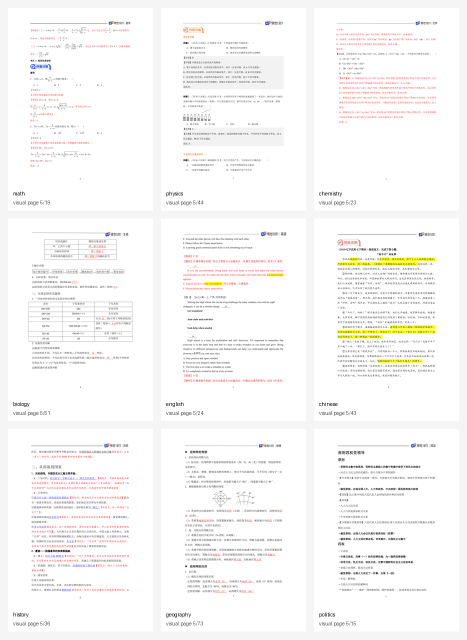
#> input picture report_assets/baseline_split/visual_examples_contact_sheet.png, 934 x 1279 px (shown at 1/2 size)
$ python -i assetize_question_images.py   (imports and definitions only)
#> lines starting #> are read from the running program, lines starting #| are printed output that depends on the picture
#> further down, picture is the input picture: PIL image 934x1279 RGB; mean R, G, B 249.2, 248.2, 247.3
from __future__ import annotations

import argparse
import hashlib
import html
import json
import os
import re
import shutil
from datetime import datetime
from pathlib import Path
from typing import Any

from PIL import Image, ImageFilter, ImageStat

from compose_legacy_stem_md import compose_legacy_stem_md
from question_visual_structure_contract import SCHEMA_VERSION, normalize_review_flags
from source_refs_json_merge import merge_source_refs_json

WORKSPACE_ROOT = Path(__file__).resolve().parent.parent
HTML_ASSETS_CACHE = WORKSPACE_ROOT / "runtime" / "html_assets_cache"
# Source container images are evidence only. Formal image assets must come from
# staged_visual_assets so the runtime doesn't confuse whole long crops with
# semantic in-question figures.
IMAGE_FIELDS = (
    ("question_image", "evidence_only", "question_source"),
    ("stem_image", "evidence_only", "stem_source"),
    ("analysis_image", "evidence_only", "analysis_source"),
)

EVIDENCE_ROLE_PRIORITY = {
    "question_source": 3,
    "stem_source": 2,
    "analysis_source": 1,
}

VISUAL_INSERT_FIGURE_REF_RE = re.compile(
    r"(?:如图\s*(?:\d{1,2}|[一二三四五六七八九十]+|备用图)?|图\s*(?:\d{1,2}|[一二三四五六七八九十]+|备用图))[\s,，:：]*"
)
VISUAL_INSERT_SUBQUESTION_RE = re.compile(r"(?:（\d+）|\(\d+\)|[①②③④⑤⑥⑦⑧⑨⑩])")


# [4 lines left out: function safe_slug, not called in this run]


def read_json(path: Path) -> Any:
    return json.loads(path.read_text(encoding="utf-8"))


def write_json(path: Path, payload: Any) -> None:
    path.parent.mkdir(parents=True, exist_ok=True)
    path.write_text(json.dumps(payload, ensure_ascii=False, indent=2), encoding="utf-8")


# [91 lines left out: functions stage_html_assets, resolve_path, load_split_questions, flatten_visual_records, load_visual_results, pick_text and 2 more, not called in this run]


def image_extension(path: Path) -> str:
    suffix = path.suffix.lower()
    return suffix if suffix in {".png", ".jpg", ".jpeg", ".webp", ".gif"} else ".png"


# [184 lines left out: functions copy_asset, copy_bridge_fragment_asset, copy_bridge_fragment_assets, _pick_single_evidence_asset, _resolve_bbox_source, not called in this run]


def _is_formal_export_asset(asset: dict[str, Any]) -> bool:
    placement = str(asset.get("placement", asset.get("placement_scope", "")) or "").strip()
    return placement != "evidence_only"


# [199 lines left out: functions _preferred_source_roles, _backfill_formal_asset_source_refs, _is_suspicious_crop, _foreground_bounds, _band_dark_ratio, _audit_materialized_bbox and 2 more, not called in this run]


def _dense_projection_bands(values: list[float], *, threshold: float, min_len: int = 2, gap_merge: int = 2) -> list[tuple[int, int]]:
    bands: list[tuple[int, int]] = []
    start: int | None = None
    for idx, value in enumerate(values):
        if value >= threshold:
            if start is None:
                start = idx
        elif start is not None:
            if idx - start >= min_len:
                bands.append((start, idx - 1))
            start = None
    if start is not None and len(values) - start >= min_len:
        bands.append((start, len(values) - 1))

    if not bands:
        return []

    merged = [bands[0]]
    for start, end in bands[1:]:
        prev_start, prev_end = merged[-1]
        if start - prev_end - 1 <= gap_merge:
            merged[-1] = (prev_start, end)
        else:
            merged.append((start, end))
    return merged


def _clean_delivery_vertical_edges(image: Image.Image) -> tuple[Image.Image, dict[str, Any] | None]:
    if image.height < 80 or image.width < 80:
        return image, None

    gray = image.convert("L")
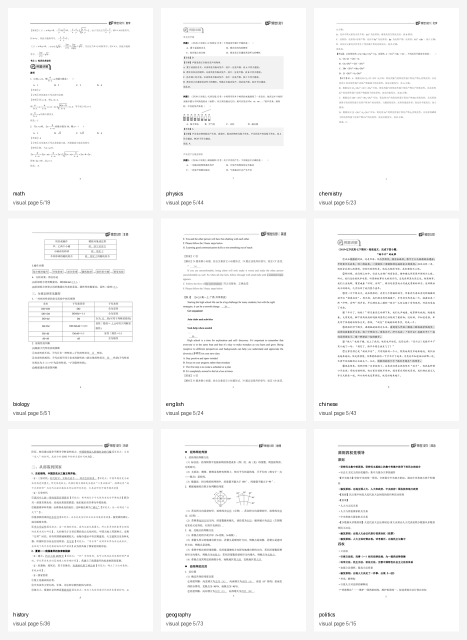
#> gray: PIL image 934x1279 L (shown at 1/2 size); min 0, max 255, mean 248.4
    threshold = 220
    row_ratios: list[float] = []
    for y in range(gray.height):
        dark = 0
        for x in range(gray.width):
            if gray.getpixel((x, y)) < threshold:
                dark += 1
        row_ratios.append(dark / max(gray.width, 1))

    bands = _dense_projection_bands(
        row_ratios,
        threshold=0.012,
        min_len=max(2, int(gray.height * 0.015)),
        gap_merge=max(2, int(gray.height * 0.01)),
    )
    if len(bands) < 2:
        return image, None

    pad = max(2, int(gray.height * 0.01))
#> pad = 12
    edge_band_max = max(10, int(gray.height * 0.08))
#> edge_band_max = 102
    gap_min = max(4, int(gray.height * 0.025))
#> gap_min = 31
    top_trim = 0
    bottom_trim = gray.height
#> bottom_trim = 1279

    first_start, first_end = bands[0]
#> first_start = 113; first_end = 138
    second_start, second_end = bands[1]
#> second_start = 476; second_end = 504
    first_len = first_end - first_start + 1
#> first_len = 26
    second_len = second_end - second_start + 1
#> second_len = 29
    first_gap = second_start - first_end - 1
#> first_gap = 337
    first_mean = sum(row_ratios[first_start:first_end + 1]) / max(first_len, 1)
#> first_mean = 0.057
    first_max = max(row_ratios[first_start:first_end + 1])
#> first_max = 0.177
    if (
        first_start <= 1
        and first_len <= edge_band_max
        and first_gap >= gap_min
        and second_len >= first_len * 2
        and first_mean >= 0.12
        and first_max >= 0.2
    ):
        top_trim = max(0, second_start - pad)

    last_start, last_end = bands[-1]
#> last_start = 1139; last_end = 1165
    prev_start, prev_end = bands[-2]
    last_len = last_end - last_start + 1
    prev_len = prev_end - prev_start + 1
    last_gap = last_start - prev_end - 1
    last_mean = sum(row_ratios[last_start:last_end + 1]) / max(last_len, 1)
    last_max = max(row_ratios[last_start:last_end + 1])
    if (
        last_end >= gray.height - 2
        and last_len <= edge_band_max
        and last_gap >= gap_min
        and prev_len >= last_len * 1.2
        and last_mean >= 0.1
        and last_max >= 0.18
    ):
        bottom_trim = min(gray.height, prev_end + 1 + pad)

    if top_trim <= 0 and bottom_trim >= gray.height:
        return image, None
    if bottom_trim - top_trim < int(gray.height * 0.55):
        return image, None

    cleaned = image.crop((0, top_trim, image.width, bottom_trim))
    return cleaned, {
        "crop_box": [0, top_trim, image.width, bottom_trim],
        "bands": bands,
        "mode": "vertical_edge_clean",
    }


# [1390 lines left out: functions _write_review_display_copy, _short_storage_key, _ensure_storage_key_fits, _env_int, _expand_asset_bbox_for_crop, _hamming_distance and 34 more, not called in this run]


def asset_url(asset: dict[str, Any]) -> str:
    return html.escape(str(asset.get("delivery_storage_key", asset.get("review_storage_key", asset["storage_key"]))))


# [78 lines left out: functions asset_meta_badges, asset_external_label_html, asset_audit_caption, asset_figure_html, not called in this run]


def render_text_block(text: str) -> str:
    body = render_md(text)
    return f"<div class='md'>{body}</div>" if body else ""


# [444 lines left out: functions _asset_render_size, _prefer_stacked_image_group, render_display_blocks_html, render_display_blocks_html_v2, write_html, write_html_clean and 1 more, not called in this run]


# [2 lines not run here, left out]

>>> from PIL import Image
>>> picture = Image.open('../report_assets/baseline_split/visual_examples_contact_sheet.png')
>>> result = _clean_delivery_vertical_edges(picture)

$ run again, on report_assets/baseline_split/01_math_visual_p05.png
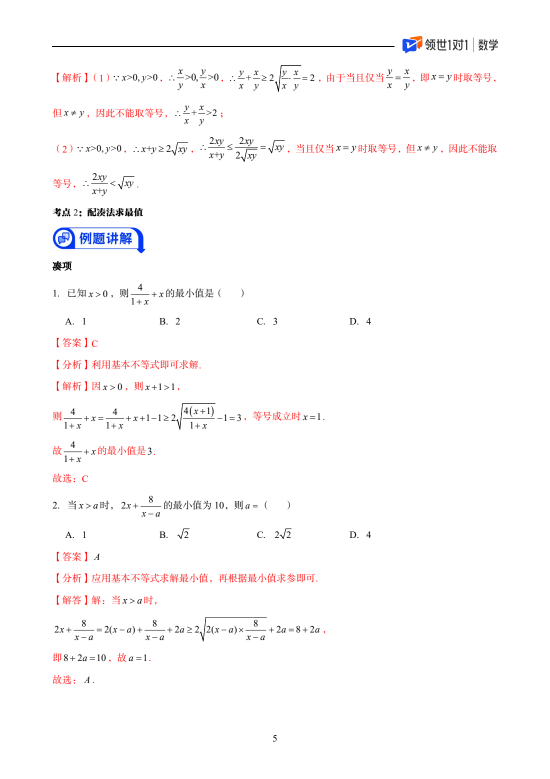
#> input picture report_assets/baseline_split/01_math_visual_p05.png, 1100 x 1558 px (shown at 1/2 size)
#> picture is the input picture: PIL image 1100x1558 RGB; mean R, G, B 252.4, 251.2, 251.6
#> in _clean_delivery_vertical_edges, `gray = image.convert("L")`:
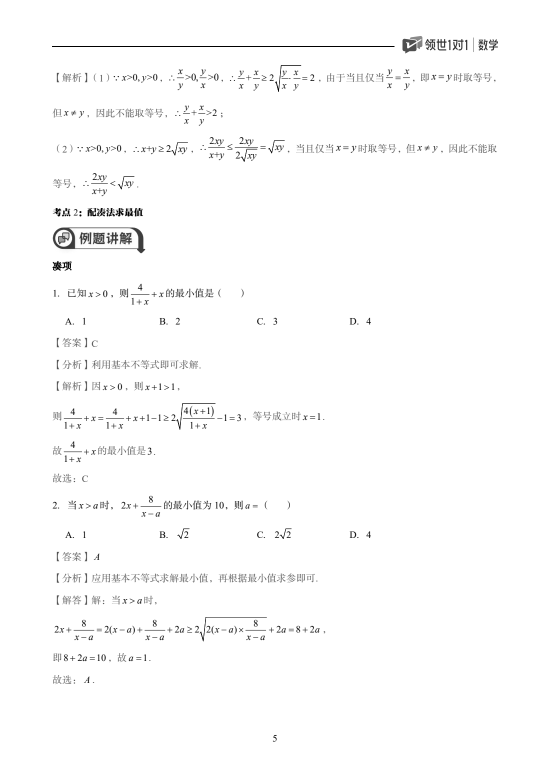
#> gray: PIL image 1100x1558 L (shown at 1/2 size); min 0, max 255, mean 251.6

$ run again, on report_assets/baseline_split/02_physics_header.png
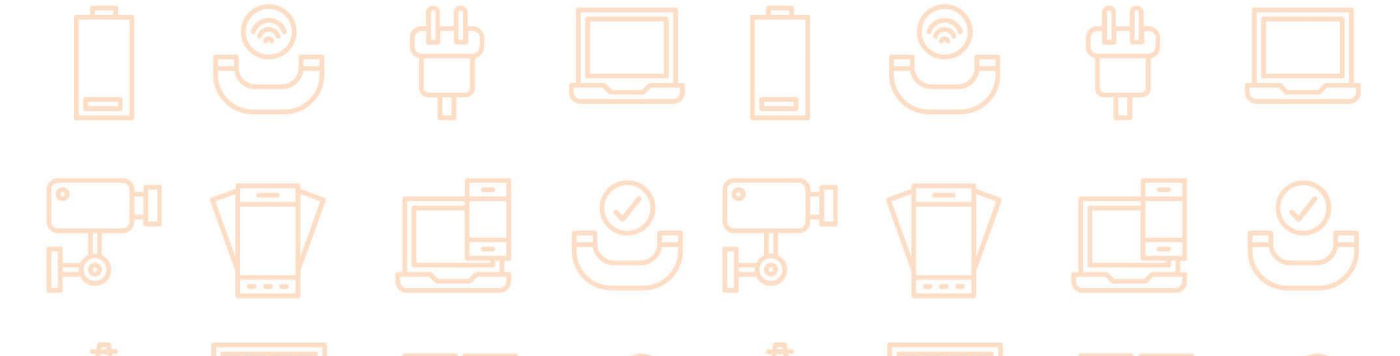
#> input picture report_assets/baseline_split/02_physics_header.png, 1400 x 356 px
#> picture is the input picture: PIL image 1400x356 RGB; mean R, G, B 254.1, 251.2, 248.6
#> in _clean_delivery_vertical_edges, `gray = image.convert("L")`:
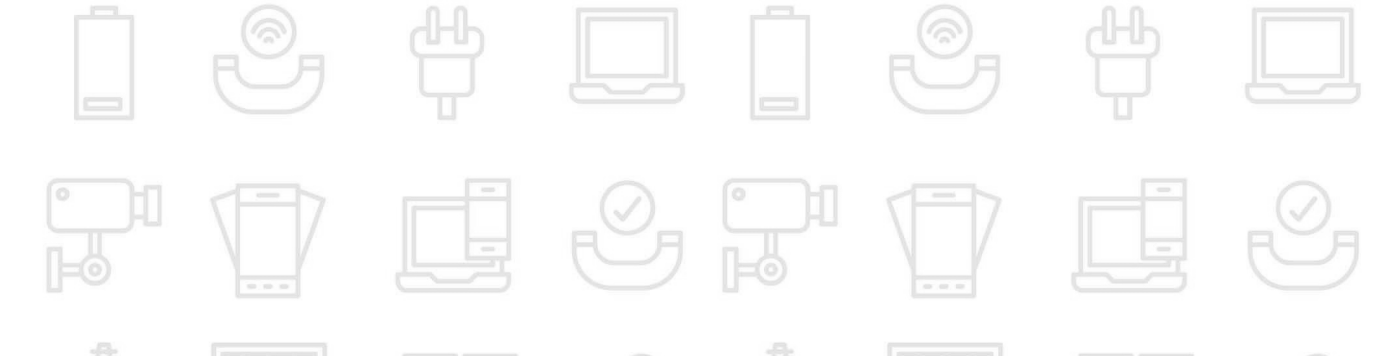
#> gray: PIL image 1400x356 L; min 219, max 255, mean 251.8
